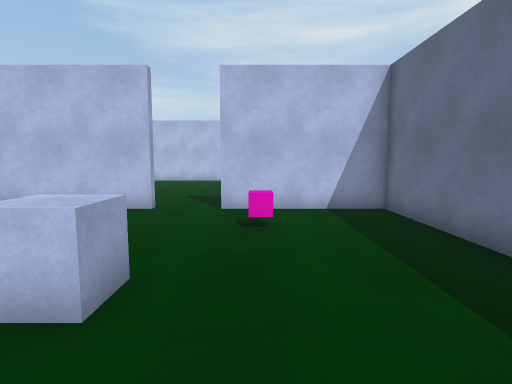
view 1 (above)

12 first-person views from a walk through a scene from a Unity 3-D project. The camera is 1.4 m above the floor, tilts 6° down and sees 80° across. The floor is counted in squares, 1 m on a side. Each view is taken from the middle of a square. On the plan, view 1 faces up. The plan holds only what a view shows up to about 14 squares ahead; the rest is blank. The player character is not drawn. Some animated figures are not drawn.

view 2
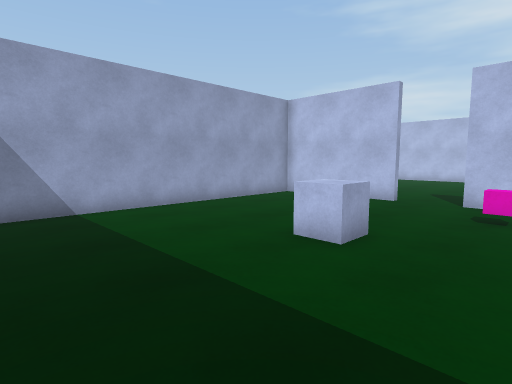

view 3
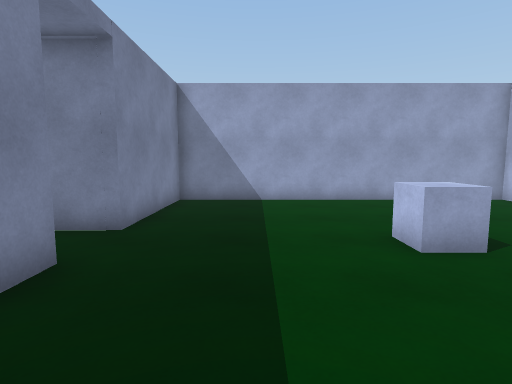

view 4
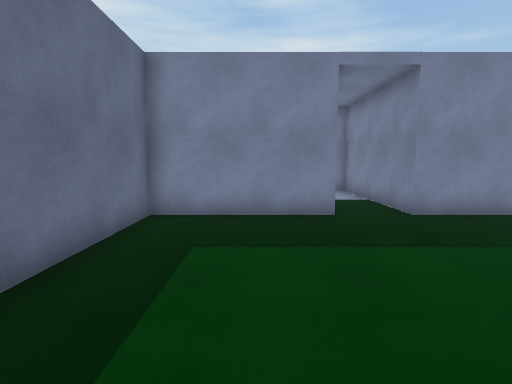

view 5
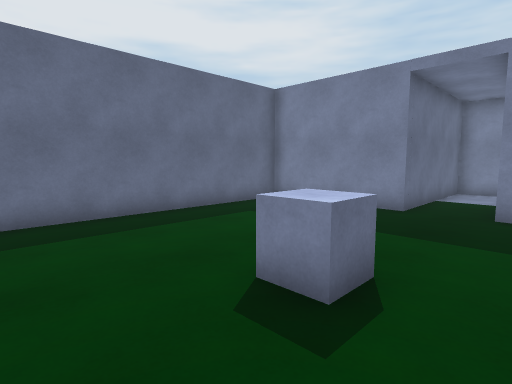

view 6
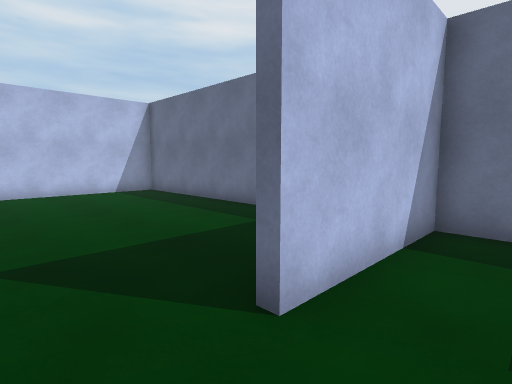

view 7
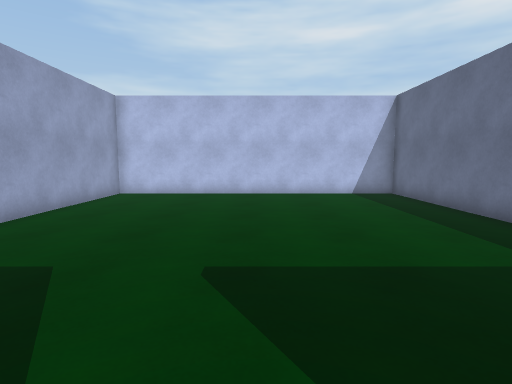

view 8
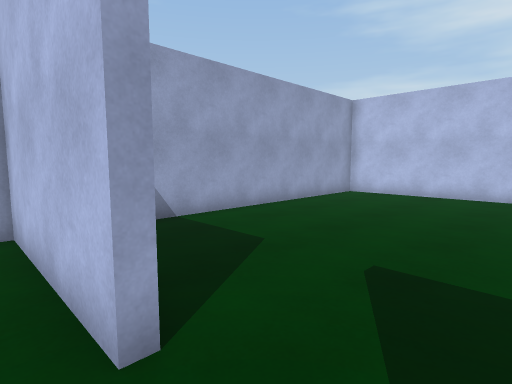

view 9
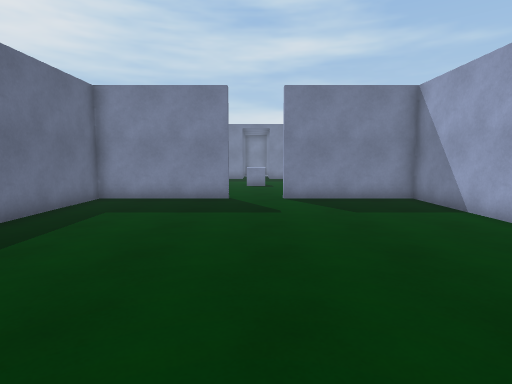

view 10
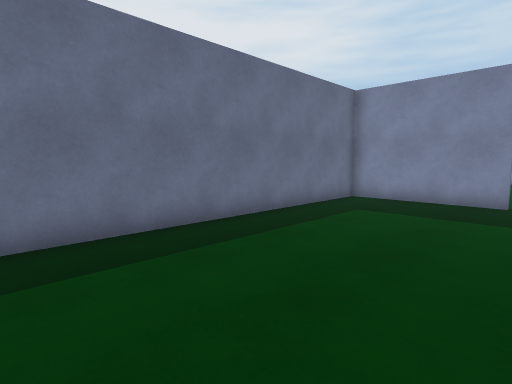

view 11
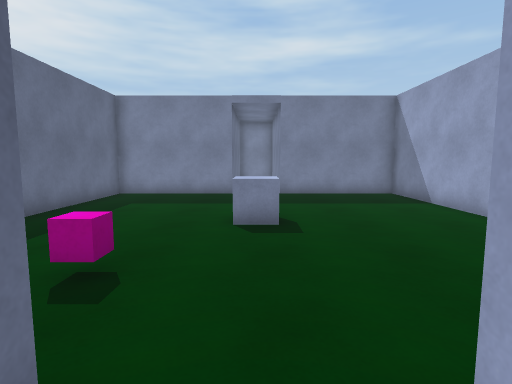

view 12
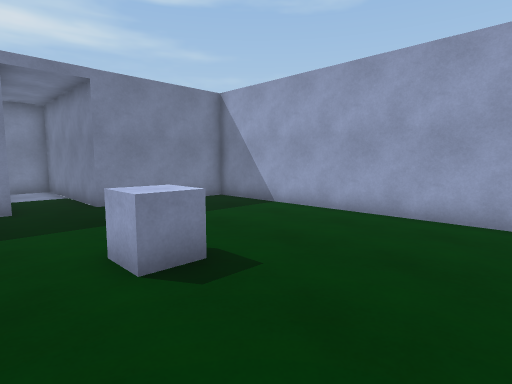

### Floor plan
Ten units are one square. View 1 is at (0, 0); x grows to the right and y downward. Boxes are objects, and circles mark ways between rooms. Rooms are numbered by the first view taken in them; rooms with no view inside come last. Other rooms are left out.
<svg viewBox="-82 -212 124 304">
<path fill="none" stroke="#000" d="M-30 -87 -77 -87 -77 27 -30 27 -30 87 -10 87 -10 27 37 27 37 -87 -10 -87M-11 -90 37 -90 37 -207 -77 -207 -77 -90 -30 -90 -30 -87"/>
<rect x="-25" y="-35" width="10" height="10" fill="#bbb"><title>other object</title></rect>
<rect x="-5" y="-65" width="10" height="10" fill="#bbb"><title>other object</title></rect>
<circle cx="-25" cy="-90" r="3" fill="#2a7"/>
<text x="-20" y="-30">1</text>
<text x="-20" y="-150">2</text>
</svg>
Room 1 opens to room 2.

Where each view was taken, in squares from view 1:
view 1: 0 up, 0 right, facing up
view 2: 2 down, 1 right, facing up-left
view 3: 0 up, 3 right, facing left
view 4: 5 up, 1 right, facing down
view 5: 6 up, 4 left, facing down-right
view 6: 7 up, 3 left, facing up-right
view 7: 8 up, 2 left, facing up
view 8: 8 up, 1 left, facing up-left
view 9: 20 up, 2 left, facing down
view 10: 20 up, 2 left, facing down-right
view 11: 10 up, 2 left, facing down
view 12: 7 up, 0 right, facing down-left
